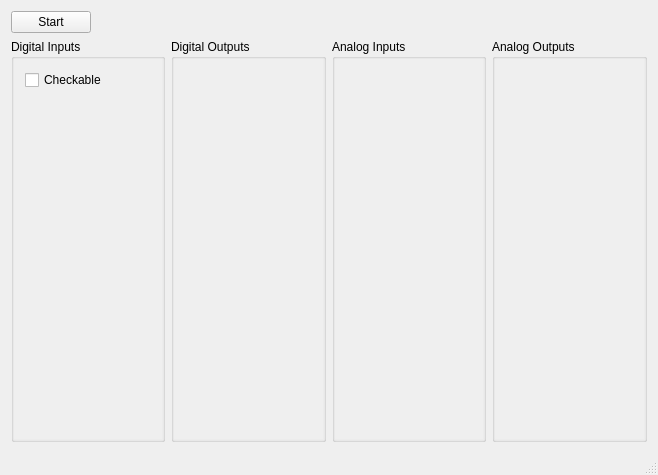
<?xml version="1.0" encoding="UTF-8"?>
<ui version="4.0">
 <class>MainWindow</class>
 <widget class="QMainWindow" name="MainWindow">
  <property name="geometry">
   <rect>
    <x>0</x>
    <y>0</y>
    <width>658</width>
    <height>475</height>
   </rect>
  </property>
  <property name="windowTitle">
   <string>Calaos Wago Simulator</string>
  </property>
  <widget class="QWidget" name="centralWidget">
   <layout class="QVBoxLayout" name="verticalLayout_5">
    <item>
     <layout class="QHBoxLayout" name="horizontalLayout">
      <item>
       <widget class="QPushButton" name="pushButton">
        <property name="text">
         <string>Start</string>
        </property>
       </widget>
      </item>
      <item>
       <spacer name="horizontalSpacer">
        <property name="orientation">
         <enum>Qt::Horizontal</enum>
        </property>
        <property name="sizeHint" stdset="0">
         <size>
          <width>40</width>
          <height>20</height>
         </size>
        </property>
       </spacer>
      </item>
     </layout>
    </item>
    <item>
     <layout class="QHBoxLayout" name="horizontalLayout_2">
      <item>
       <widget class="QGroupBox" name="groupBoxDI">
        <property name="title">
         <string>Digital Inputs</string>
        </property>
        <layout class="QVBoxLayout" name="verticalLayout">
         <property name="leftMargin">
          <number>0</number>
         </property>
         <property name="topMargin">
          <number>0</number>
         </property>
         <property name="rightMargin">
          <number>0</number>
         </property>
         <property name="bottomMargin">
          <number>0</number>
         </property>
         <item>
          <widget class="QScrollArea" name="scrollArea">
           <property name="frameShape">
            <enum>QFrame::NoFrame</enum>
           </property>
           <property name="widgetResizable">
            <bool>true</bool>
           </property>
           <widget class="QWidget" name="scrollAreaWidgetContents">
            <property name="geometry">
             <rect>
              <x>0</x>
              <y>0</y>
              <width>153</width>
              <height>389</height>
             </rect>
            </property>
            <layout class="QVBoxLayout" name="verticalLayout_6">
             <item>
              <widget class="QCheckBox" name="checkBox">
               <property name="text">
                <string>Checkable</string>
               </property>
              </widget>
             </item>
             <item>
              <spacer name="verticalSpacer">
               <property name="orientation">
                <enum>Qt::Vertical</enum>
               </property>
               <property name="sizeHint" stdset="0">
                <size>
                 <width>20</width>
                 <height>40</height>
                </size>
               </property>
              </spacer>
             </item>
            </layout>
           </widget>
          </widget>
         </item>
        </layout>
       </widget>
      </item>
      <item>
       <widget class="QGroupBox" name="groupBoxDO">
        <property name="title">
         <string>Digital Outputs</string>
        </property>
        <layout class="QVBoxLayout" name="verticalLayout_2">
         <property name="leftMargin">
          <number>0</number>
         </property>
         <property name="topMargin">
          <number>0</number>
         </property>
         <property name="rightMargin">
          <number>0</number>
         </property>
         <property name="bottomMargin">
          <number>0</number>
         </property>
         <item>
          <widget class="QScrollArea" name="scrollArea_2">
           <property name="frameShape">
            <enum>QFrame::NoFrame</enum>
           </property>
           <property name="widgetResizable">
            <bool>true</bool>
           </property>
           <widget class="QWidget" name="scrollAreaWidgetContents_2">
            <property name="geometry">
             <rect>
              <x>0</x>
              <y>0</y>
              <width>153</width>
              <height>389</height>
             </rect>
            </property>
            <layout class="QVBoxLayout" name="verticalLayout_7">
             <item>
              <spacer name="verticalSpacer_2">
               <property name="orientation">
                <enum>Qt::Vertical</enum>
               </property>
               <property name="sizeHint" stdset="0">
                <size>
                 <width>98</width>
                 <height>251</height>
                </size>
               </property>
              </spacer>
             </item>
            </layout>
           </widget>
          </widget>
         </item>
        </layout>
       </widget>
      </item>
      <item>
       <widget class="QGroupBox" name="groupBoxAI">
        <property name="title">
         <string>Analog Inputs</string>
        </property>
        <layout class="QVBoxLayout" name="verticalLayout_3">
         <property name="leftMargin">
          <number>0</number>
         </property>
         <property name="topMargin">
          <number>0</number>
         </property>
         <property name="rightMargin">
          <number>0</number>
         </property>
         <property name="bottomMargin">
          <number>0</number>
         </property>
         <item>
          <widget class="QScrollArea" name="scrollArea_3">
           <property name="frameShape">
            <enum>QFrame::NoFrame</enum>
           </property>
           <property name="widgetResizable">
            <bool>true</bool>
           </property>
           <widget class="QWidget" name="scrollAreaWidgetContents_3">
            <property name="geometry">
             <rect>
              <x>0</x>
              <y>0</y>
              <width>153</width>
              <height>389</height>
             </rect>
            </property>
            <layout class="QVBoxLayout" name="verticalLayout_8">
             <item>
              <spacer name="verticalSpacer_3">
               <property name="orientation">
                <enum>Qt::Vertical</enum>
               </property>
               <property name="sizeHint" stdset="0">
                <size>
                 <width>98</width>
                 <height>251</height>
                </size>
               </property>
              </spacer>
             </item>
            </layout>
           </widget>
          </widget>
         </item>
        </layout>
       </widget>
      </item>
      <item>
       <widget class="QGroupBox" name="groupBoxAO">
        <property name="minimumSize">
         <size>
          <width>155</width>
          <height>400</height>
         </size>
        </property>
        <property name="title">
         <string>Analog Outputs</string>
        </property>
        <layout class="QVBoxLayout" name="verticalLayout_4">
         <property name="leftMargin">
          <number>0</number>
         </property>
         <property name="topMargin">
          <number>0</number>
         </property>
         <property name="rightMargin">
          <number>0</number>
         </property>
         <property name="bottomMargin">
          <number>0</number>
         </property>
         <item>
          <widget class="QScrollArea" name="scrollArea_4">
           <property name="frameShape">
            <enum>QFrame::NoFrame</enum>
           </property>
           <property name="widgetResizable">
            <bool>true</bool>
           </property>
           <widget class="QWidget" name="scrollAreaWidgetContents_4">
            <property name="geometry">
             <rect>
              <x>0</x>
              <y>0</y>
              <width>153</width>
              <height>389</height>
             </rect>
            </property>
            <layout class="QVBoxLayout" name="verticalLayout_9">
             <item>
              <spacer name="verticalSpacer_4">
               <property name="orientation">
                <enum>Qt::Vertical</enum>
               </property>
               <property name="sizeHint" stdset="0">
                <size>
                 <width>98</width>
                 <height>251</height>
                </size>
               </property>
              </spacer>
             </item>
            </layout>
           </widget>
          </widget>
         </item>
        </layout>
       </widget>
      </item>
     </layout>
    </item>
   </layout>
  </widget>
  <widget class="QStatusBar" name="statusBar"/>
 </widget>
 <layoutdefault spacing="6" margin="11"/>
 <resources/>
 <connections/>
</ui>
